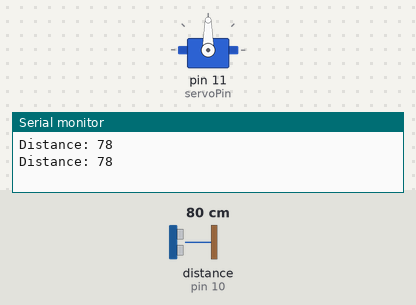
The sketch below on a simulated Arduino Uno, built with avr-gcc and run on an emulated ATmega328P. On the bench: servo, the last lines printed to the serial monitor. Wiring (inferred from the names in the program): ultrasonic range finder: trigger pin 9; echo pin 10. The inputs (shaded band) are chosen by the test bench; at power-on: distance to the obstacle (sensor on pin 10) 80 cm. The echo pulse lasts 58.3 µs per cm.

Above: at 1.8 s.
1.9 s: distance to the obstacle (sensor on pin 10) set to 35 cm
3.4 s: distance to the obstacle (sensor on pin 10) set to 29 cm
At 4.7 s:
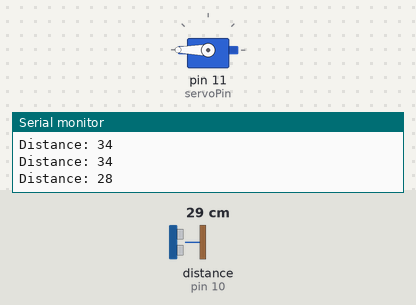
5.5 s: distance to the obstacle (sensor on pin 10) set to 60 cm
At 6.5 s:
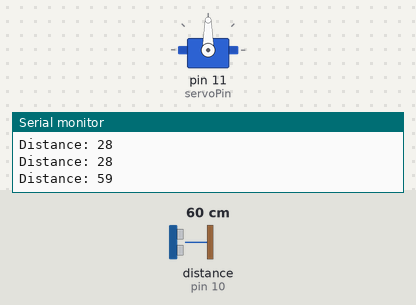
7.5 s: distance to the obstacle (sensor on pin 10) set to 2 cm
At 9.4 s:
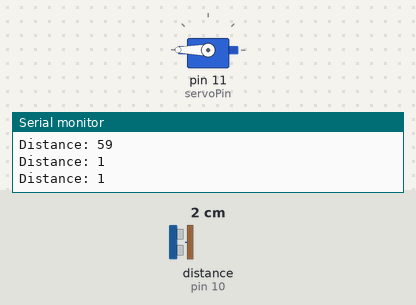
Timing chart, 0 to 10.5 s (numbered marks = the images above; inputs shaded):
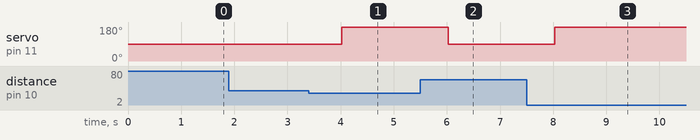

The sketch:

corona.ino
```cpp
#include <Servo.h>
int servoPin=11;
Servo Servo1;

const int trigPin = 9;
const int echoPin = 10;
// defines variables
long duration;
int distance;
void setup() {
pinMode(trigPin, OUTPUT); // Sets the trigPin as an Output
pinMode(echoPin, INPUT); // Sets the echoPin as an Input
Serial.begin(9600); // Starts the serial communication
Servo1.attach(servoPin);
}
void loop() {
// Clears the trigPin
digitalWrite(trigPin, LOW);
delayMicroseconds(2);
// Sets the trigPin on HIGH state for 10 micro seconds
digitalWrite(trigPin, HIGH);
delayMicroseconds(10);
digitalWrite(trigPin, LOW);
// Reads the echoPin, returns the sound wave travel time in microseconds
duration = pulseIn(echoPin, HIGH);
// Calculating the distance
distance= duration*0.034/2;
// Prints the distance on the Serial Monitor
Serial.print("Distance: ");
Serial.println(distance);

if (distance<=30){

Servo1.write(180);
delay(1000);
  }
  else{
   Servo1.write(90);
delay(1000);
  }
}
```

Measured:
- the behaviour switches between 32 and 31 cm on distance to the obstacle (sensor on pin 10) (found by bisection; images 0 and 1)
- after the input at 3.4 s, servo on pin 11 (servoPin): 90° → 180° after 0.62 s
- after the input at 5.5 s, servo on pin 11 (servoPin): 180° → 90° after 0.53 s
- after the input at 7.5 s, servo on pin 11 (servoPin): 90° → 180° after 0.53 s
